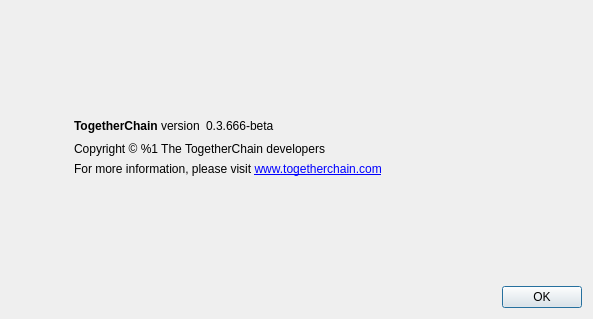
<?xml version="1.0" encoding="UTF-8"?>
<ui version="4.0">
 <class>AboutDialog</class>
 <widget class="QDialog" name="AboutDialog">
  <property name="geometry">
   <rect>
    <x>0</x>
    <y>0</y>
    <width>593</width>
    <height>319</height>
   </rect>
  </property>
  <property name="windowTitle">
   <string>About TogetherChain</string>
  </property>
  <layout class="QHBoxLayout" name="horizontalLayout_2">
   <item>
    <widget class="QLabel" name="label_4">
     <property name="sizePolicy">
      <sizepolicy hsizetype="Preferred" vsizetype="Ignored">
       <horstretch>0</horstretch>
       <verstretch>0</verstretch>
      </sizepolicy>
     </property>
     <property name="pixmap">
      <pixmap resource="../bitcoin.qrc">:/images/about</pixmap>
     </property>
    </widget>
   </item>
   <item>
    <layout class="QVBoxLayout" name="verticalLayout_2">
     <property name="leftMargin">
      <number>50</number>
     </property>
     <item>
      <spacer name="verticalSpacer_2">
       <property name="orientation">
        <enum>Qt::Vertical</enum>
       </property>
       <property name="sizeHint" stdset="0">
        <size>
         <width>20</width>
         <height>40</height>
        </size>
       </property>
      </spacer>
     </item>
     <item>
      <layout class="QHBoxLayout" name="horizontalLayout">
       <item>
        <widget class="QLabel" name="label">
         <property name="cursor">
          <cursorShape>IBeamCursor</cursorShape>
         </property>
         <property name="text">
          <string>&lt;b&gt;TogetherChain&lt;/b&gt; version</string>
         </property>
         <property name="textInteractionFlags">
          <set>Qt::LinksAccessibleByMouse|Qt::TextSelectableByKeyboard|Qt::TextSelectableByMouse</set>
         </property>
        </widget>
       </item>
       <item>
        <widget class="QLabel" name="versionLabel">
         <property name="cursor">
          <cursorShape>IBeamCursor</cursorShape>
         </property>
         <property name="text">
          <string notr="true">0.3.666-beta</string>
         </property>
         <property name="textInteractionFlags">
          <set>Qt::LinksAccessibleByMouse|Qt::TextSelectableByKeyboard|Qt::TextSelectableByMouse</set>
         </property>
        </widget>
       </item>
       <item>
        <spacer name="horizontalSpacer">
         <property name="orientation">
          <enum>Qt::Horizontal</enum>
         </property>
         <property name="sizeHint" stdset="0">
          <size>
           <width>40</width>
           <height>20</height>
          </size>
         </property>
        </spacer>
       </item>
      </layout>
     </item>
     <item>
      <widget class="QLabel" name="copyrightLabel">
       <property name="cursor">
        <cursorShape>IBeamCursor</cursorShape>
       </property>
       <property name="text">
        <string>Copyright © %1 The TogetherChain developers</string>
       </property>
       <property name="textInteractionFlags">
        <set>Qt::LinksAccessibleByMouse|Qt::TextSelectableByKeyboard|Qt::TextSelectableByMouse</set>
       </property>
      </widget>
     </item>
     <item>
      <widget class="QLabel" name="label_2">
       <property name="cursor">
        <cursorShape>IBeamCursor</cursorShape>
       </property>
       <property name="text">
        <string>For more information, please visit &lt;a href=&quot;www.togetherchain.com&quot;&gt;www.togetherchain.com&lt;/a&gt;</string>
       </property>
       <property name="textFormat">
        <enum>Qt::RichText</enum>
       </property>
       <property name="wordWrap">
        <bool>true</bool>
       </property>
       <property name="textInteractionFlags">
        <set>Qt::LinksAccessibleByMouse|Qt::TextSelectableByKeyboard|Qt::TextSelectableByMouse</set>
       </property>
      </widget>
     </item>
     <item>
      <spacer name="verticalSpacer">
       <property name="orientation">
        <enum>Qt::Vertical</enum>
       </property>
       <property name="sizeHint" stdset="0">
        <size>
         <width>20</width>
         <height>40</height>
        </size>
       </property>
      </spacer>
     </item>
     <item>
      <widget class="QDialogButtonBox" name="buttonBox">
       <property name="orientation">
        <enum>Qt::Horizontal</enum>
       </property>
       <property name="standardButtons">
        <set>QDialogButtonBox::Ok</set>
       </property>
      </widget>
     </item>
    </layout>
   </item>
  </layout>
 </widget>
 <resources>
  <include location="../bitcoin.qrc"/>
 </resources>
 <connections>
  <connection>
   <sender>buttonBox</sender>
   <signal>accepted()</signal>
   <receiver>AboutDialog</receiver>
   <slot>accept()</slot>
   <hints>
    <hint type="sourcelabel">
     <x>360</x>
     <y>308</y>
    </hint>
    <hint type="destinationlabel">
     <x>157</x>
     <y>274</y>
    </hint>
   </hints>
  </connection>
  <connection>
   <sender>buttonBox</sender>
   <signal>rejected()</signal>
   <receiver>AboutDialog</receiver>
   <slot>reject()</slot>
   <hints>
    <hint type="sourcelabel">
     <x>428</x>
     <y>308</y>
    </hint>
    <hint type="destinationlabel">
     <x>286</x>
     <y>274</y>
    </hint>
   </hints>
  </connection>
 </connections>
</ui>
